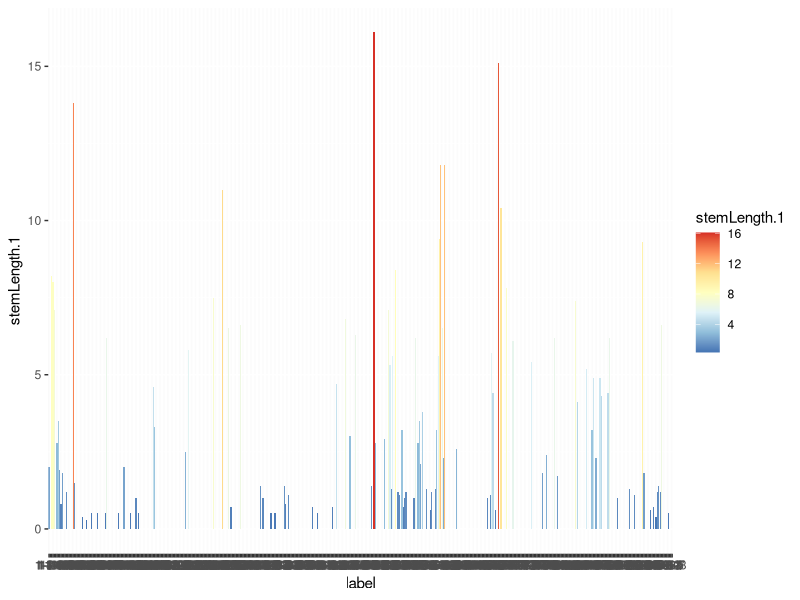
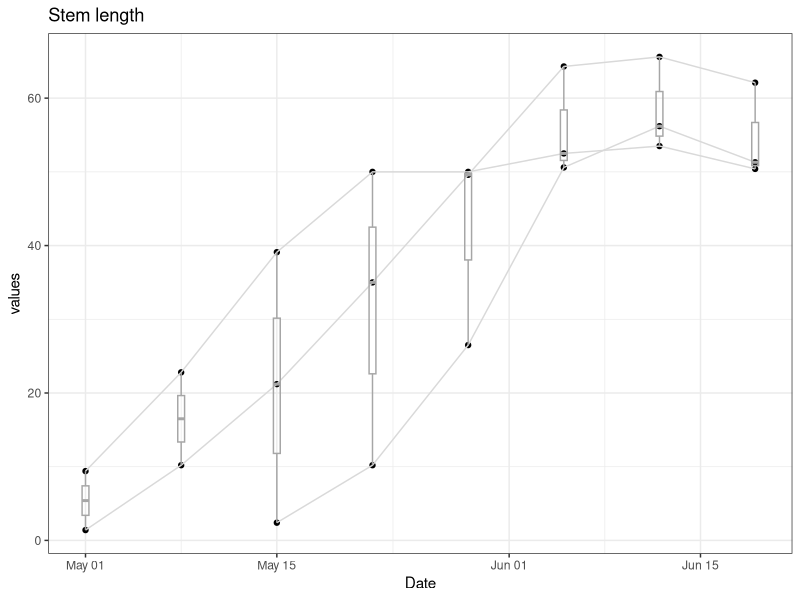

Source code (R) for these figures, in order: (Note: this script raises an error after producing the figures.)
library(tidyverse)

setwd("/Users/kuowenhsi/Library/CloudStorage/OneDrive-WashingtonUniversityinSt.Louis/MOBOT/REU")


correct_stem <- function(x){
  stem_present <- FALSE
  output <- as.vector(rep(NA, length(x)), mode = "numeric")
  
  for (i in 1:length(x)){
    if (stem_present == FALSE){
      if (is.na(x[[i]])){
        stem_present <- FALSE
      } else{
        stem_present <- TRUE
        output[[i]] <- x[[i]]
      } 
    } else{
      if (is.na(x[[i]])) {
        stem_present <- FALSE
        output[1:i] <- as.numeric(rep(NA, i))
      } else{
        stem_present <- TRUE
        output[[i]] <- x[[i]]
      }
    }
  }
  return(output)
}



list.files()

boltonia_data <- read_csv("Boltonia Phenotype data_20240612.csv", na = c("", "NA", "N/A", "DNR"))
str(boltonia_data)
boltonia_data$flwrBud.1

# does plant grow with time?

p <- ggplot(data = boltonia_data, mapping = aes(x = label, y = stemLength.1))+
  geom_col(mapping = aes(fill = stemLength.1))+
  scale_fill_distiller(palette = "RdYlBu")
p


boltonia_data_sub <- boltonia_data %>%
  filter(index <= 10) %>%
  mutate(stemLength.2 = as.numeric(stemLength.2), label = factor(label, levels = label))

date_info <- boltonia_data_sub %>%
  select(str_c("Date.", 1:8))%>% # add something
  .[1,]%>%
  pivot_longer(cols = starts_with("Date"), names_to = "Date_index", values_to = "Date")%>%
  mutate(Date_index = str_remove(Date_index, "Date."))%>%
  mutate(Date = str_replace(Date, pattern = "/24$", replacement = "/2024"))

boltonia_data_sub_l <- boltonia_data_sub %>%
  select(label, index, starts_with("stemLength"), starts_with("leafLong"), starts_with("leafWide"))%>%
  mutate_at(vars(matches("leafLong")),.funs = "as.double")%>%
  mutate_at(vars(matches("leafWide")),.funs = "as.double")%>%
  pivot_longer(cols = c(starts_with("leafLong"), starts_with("stemLength"), starts_with("leafWide")), values_to = "values")%>%
  separate(col = "name", into = c("variable_name", "Date_index"), sep = "[.]")%>%
  left_join(date_info, by = "Date_index")%>%
  mutate(Date = as.Date(Date, "%m/%d/%Y"))%>%
  group_by(label, index, variable_name)%>%
  mutate(values = correct_stem(values))

p <- ggplot(data = filter(boltonia_data_sub_l, variable_name == "stemLength"), aes(x = Date, y = values))+
  geom_point()+
  geom_line(aes(group = label), color = "gray85")+
  geom_boxplot(aes(group = Date), fill = NA, color = "gray65", width = 0.5)+
  ggtitle("Stem length")+
  theme_bw()
p

p <- ggplot(data = filter(boltonia_data_sub_l, variable_name == "leafLong"), aes(x = Date, y = values))+
  geom_point()+
  geom_line(aes(group = label), color = "gray85")+
  geom_boxplot(aes(group = Date), fill = NA, color = "gray65", width = 0.5)+
  scale_x_date(breaks = unique(boltonia_data_sub_l$Date), labels = c("W1", "W2", "W3", "W4", "W5"))+
  ggtitle("Leaf length")+
  theme_bw()
p

p <- ggplot(data = filter(boltonia_data_sub_l, variable_name == "leafWide"), aes(x = Date, y = values))+
  geom_boxplot(aes(group = Date), fill = NA, color = "pink", width = 0.5)+
  geom_line(aes(group = label), color = "gray85")+
  geom_point()+
  ggtitle("Leaf Wide")+
  theme_bw()
p

#########






